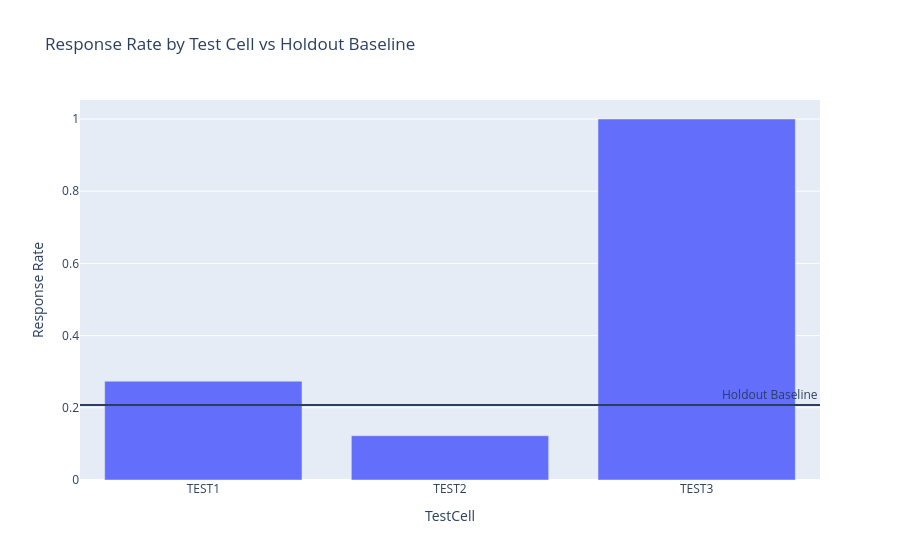

Notebook source saved alongside this figure:
### Code cell
plot_df = summary.reset_index().rename(columns={"TestCell_mail": "TestCell"})
fig = px.bar(plot_df, x="TestCell", y="response_rate", title="Response Rate by Test Cell vs Holdout Baseline", labels={"response_rate": "Response Rate"})
holdout_orders = full_dataset[full_dataset["TestCell_holdout"] == "H-TEST"]["OrderNumber"].nunique()
holdout_response_rate = holdout_orders / holdout_file['FullAddress'].nunique()
fig.add_hline(y=holdout_response_rate,annotation_text="Holdout Baseline")
fig.show()

### Figure 1 — Plotly figure (JSON) as saved in the notebook; plotly's stock layout.template omitted (floating-point values rounded to 4 significant figures)
{"data": [{"hovertemplate": "TestCell=%{x}<br>Response Rate=%{y}<extra></extra>", "legendgroup": "", "marker": {"color": "#636efa", "pattern": {"shape": ""}}, "name": "", "orientation": "v", "showlegend": false, "textposition": "auto", "type": "bar", "x": ["TEST1", "TEST2", "TEST3"], "xaxis": "x", "y": [0.2737, 0.1228, 1.0], "yaxis": "y"}], "layout": {"annotations": [{"showarrow": false, "text": "Holdout Baseline", "x": 1, "xanchor": "right", "xref": "x domain", "y": 0.2079, "yanchor": "bottom", "yref": "y"}], "barmode": "relative", "legend": {"tracegroupgap": 0}, "shapes": [{"type": "line", "x0": 0, "x1": 1, "xref": "x domain", "y0": 0.2079, "y1": 0.2079, "yref": "y"}], "title": {"text": "Response Rate by Test Cell vs Holdout Baseline"}, "xaxis": {"anchor": "y", "domain": [0, 1], "title": {"text": "TestCell"}}, "yaxis": {"anchor": "x", "domain": [0, 1], "title": {"text": "Response Rate"}}}}
